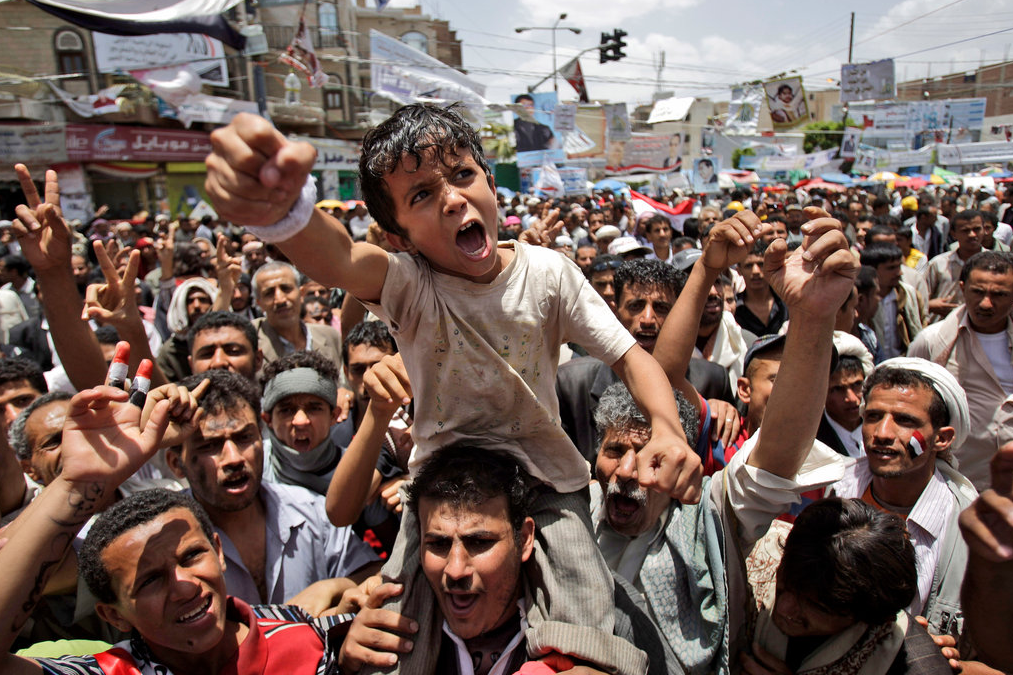
//> input picture input.png, 1013 x 675 px
$ ./main ../../../input.png   (built with g++ and OpenCV 4, older OpenCV classes emulated)
//> lines starting //> are read from the running program, lines starting //| are printed output that depends on the picture
#include <stdio.h>
#include "opencv2/core/core.hpp"
#include "opencv2/features2d/features2d.hpp"
#include "opencv2/highgui/highgui.hpp"
#include "opencv2/nonfree/nonfree.hpp"
#include "opencv2/imgproc/imgproc.hpp"

using namespace cv;
using namespace std;

int main(int argc, char** argv){

    Mat src, descriptors,dest;
    vector<KeyPoint> keypoints;

    src = imread(argv[1]);
//> src is the input picture: 675 rows x 1013 cols, CV_8UC3; mean B, G, R 91.7, 98.5, 117.9


    cvtColor(src, src, CV_BGR2GRAY);
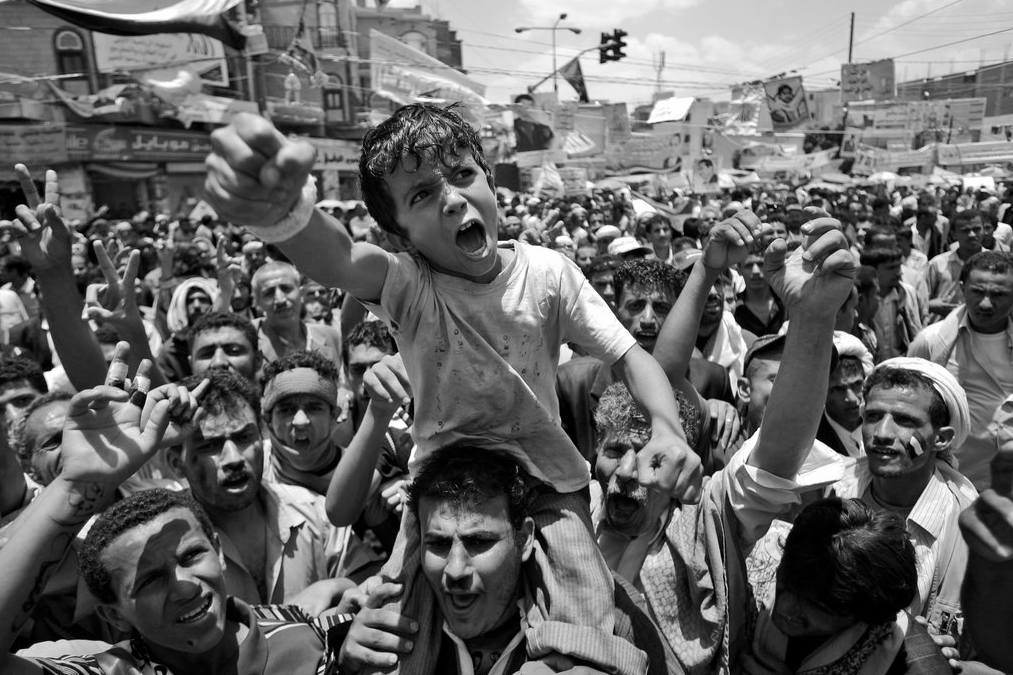
//> src: 675 rows x 1013 cols, CV_8UC1; min 0, max 255, mean 103.6

    SIFT sift(2000,3,0.004);
    sift(src, src, keypoints, descriptors, false);
//> keypoints = 1997 keypoints; strongest (x, y, size): (844, 341, 13.8), (610, 53, 3.9), (45, 325, 5), (300, 418, 8.8)
    drawKeypoints(src, keypoints, dest);
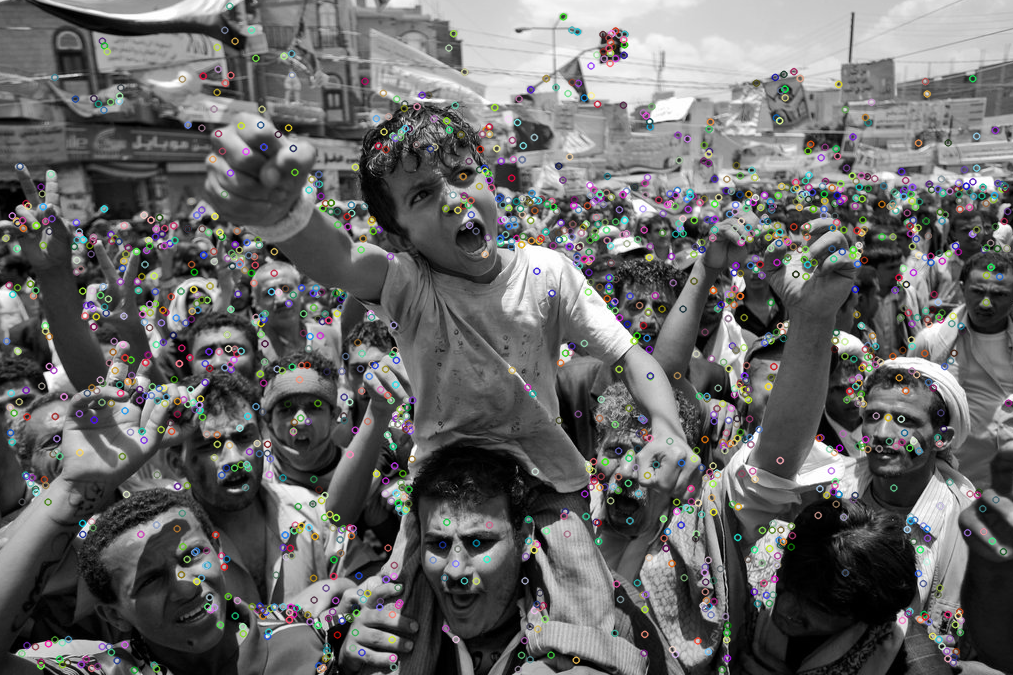
//> dest: 675 rows x 1013 cols, CV_8UC3; mean B, G, R 104.1, 104.2, 104.2
    resize(dest, dest, Size(dest.cols/3, dest.rows/3));
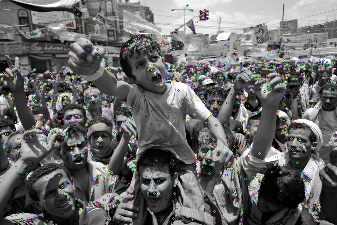
//> dest: 225 rows x 337 cols, CV_8UC3; mean B, G, R 104.1, 104.2, 104.2

    namedWindow( "Display window", WINDOW_NORMAL );// Create a window for display.
    imshow( "Display window", dest );
    cvWaitKey(0);
    return 0;
}
